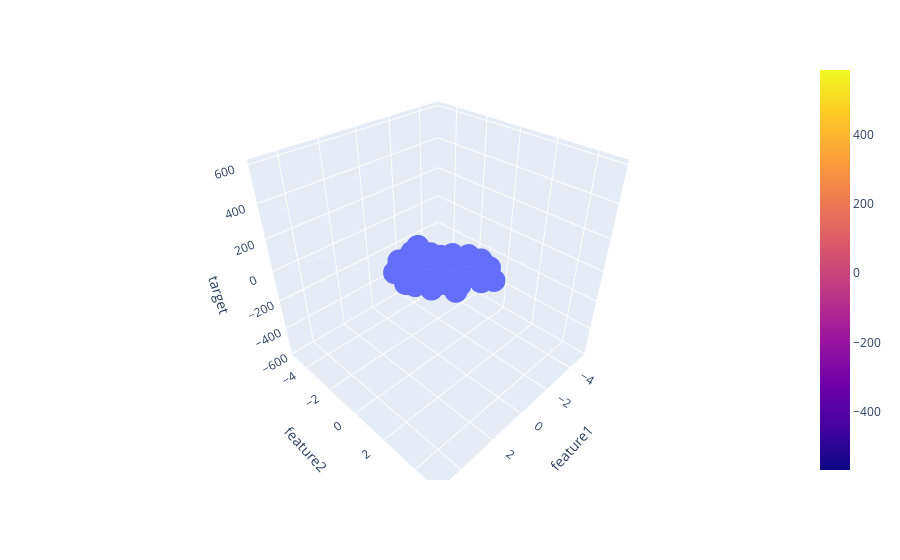

The notebook cell this image was saved under:
### Code cell
fig=px.scatter_3d(df,x='feature1',y='feature2',z='target')

fig.add_trace(go.Surface(x=x,y=y,z=z))
fig.show()
